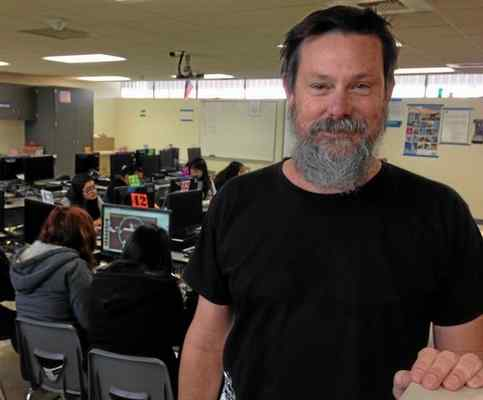
#> input picture my_website/Project Files/scott.png, 483 x 400 px
$ python 'Day6 ver 3.py'
#> lines starting #> are read from the running program, lines starting #| are printed output that depends on the picture
import PIL
import matplotlib.pyplot as plt # single use of plt is commented out
import os.path
import PIL.ImageDraw
import numpy as np  # "as" lets us use standard abbreviations


  # Get the directory of this python script
directory = os.path.dirname(os.path.abspath(__file__))
 # Build an absolute filename from directory + filename
filename = os.path.join(directory, 'scott.png')
orig = PIL.Image.open(filename)
#> orig is the input picture: PIL image 483x400 RGB; mean R, G, B 79, 70, 60.1
filename = os.path.join(directory, 'scott_final.png')
img = PIL.Image.open(filename)
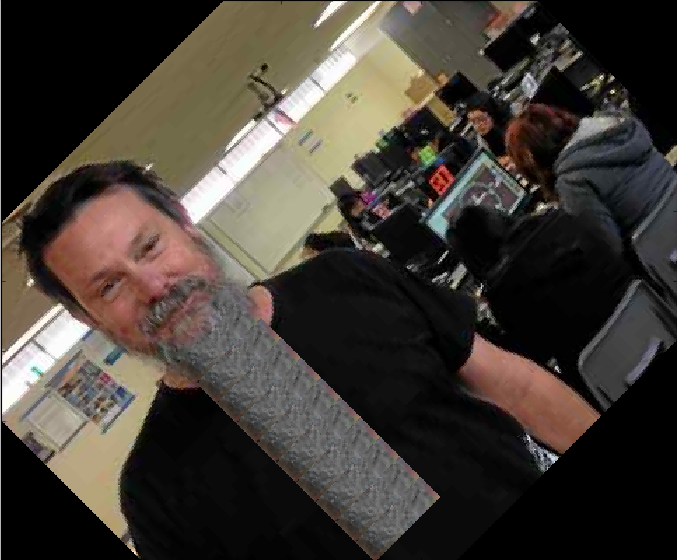
#> input picture my_website/Project Files/scott_final.png, 677 x 560 px
#> img is the input picture: PIL image 677x560 RGBA; mean R, G, B, A 66.7, 60.4, 53.3, 255


#stretch the beard
box_beard = (300,159,366,180) #grab the beard
region_beard = img.crop(box_beard) #crop it
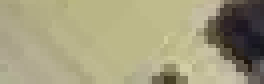
#> region_beard: PIL image 66x21 RGBA (shown 4 times larger); mean R, G, B, A 163.2, 157.6, 125.4, 255
#region_beard = region_beard.resize(40,80)
new_box_beard = (300,179,366,200)
img.paste(region_beard,new_box_beard)
new_box_beard = (300,199,366,220)
img.paste(region_beard,new_box_beard)
new_box_beard = (300,219,366,240)
img.paste(region_beard,new_box_beard)
new_box_beard = (300,239,366,260)
img.paste(region_beard,new_box_beard)
new_box_beard = (300,259,366,280)
img.paste(region_beard,new_box_beard)
new_box_beard = (300,279,366,300)
img.paste(region_beard,new_box_beard)
new_box_beard = (300,299,366,320)
img.paste(region_beard,new_box_beard)
new_box_beard = (300,319,366,340)
img.paste(region_beard,new_box_beard)
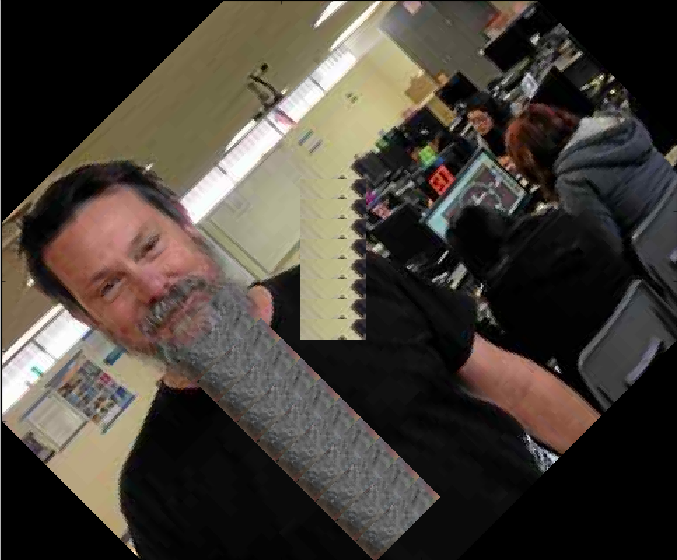
#> img: PIL image 677x560 RGBA; mean R, G, B, A 69.6, 63.2, 55.5, 255
new_box_beard = (300,339,366,360)
img.paste(region_beard,new_box_beard)


#flip the image left/right
img = img.transpose(PIL.Image.FLIP_LEFT_RIGHT)
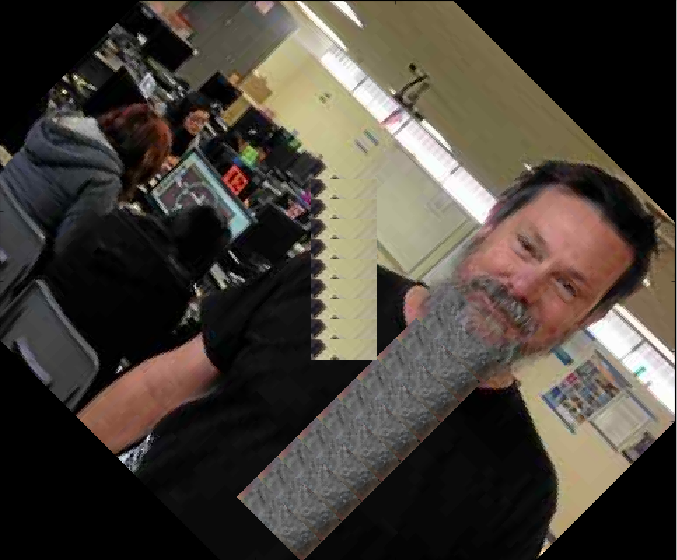
#> img: PIL image 677x560 RGBA; mean R, G, B, A 70.1, 63.7, 55.9, 255
img = img.rotate(45)
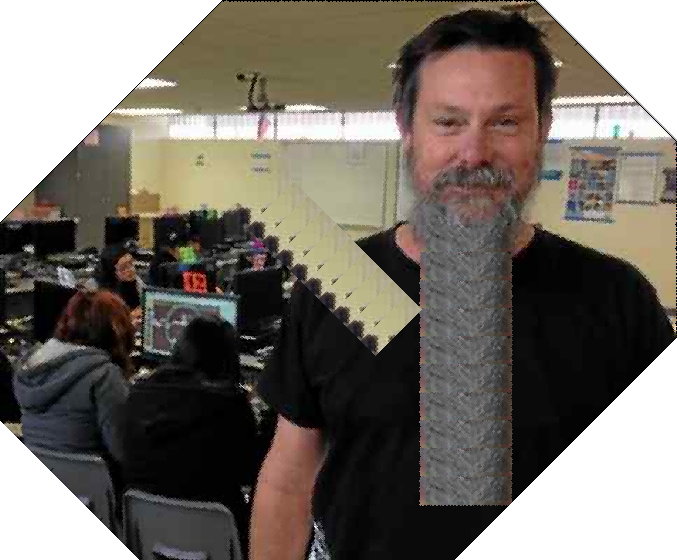
#> img: PIL image 677x560 RGBA; mean R, G, B, A 70, 63.5, 55.7, 208.6; transparent parts drawn white


'''Show the image data'''
  # Create figure with 2 subplot
fig, ax = plt.subplots(1, 2)
# Show the image data in a subplot
ax[0].imshow(orig, interpolation='none')
  # Show the figure on the screen
ax[1].imshow(img, interpolation='none')
fig.show()
